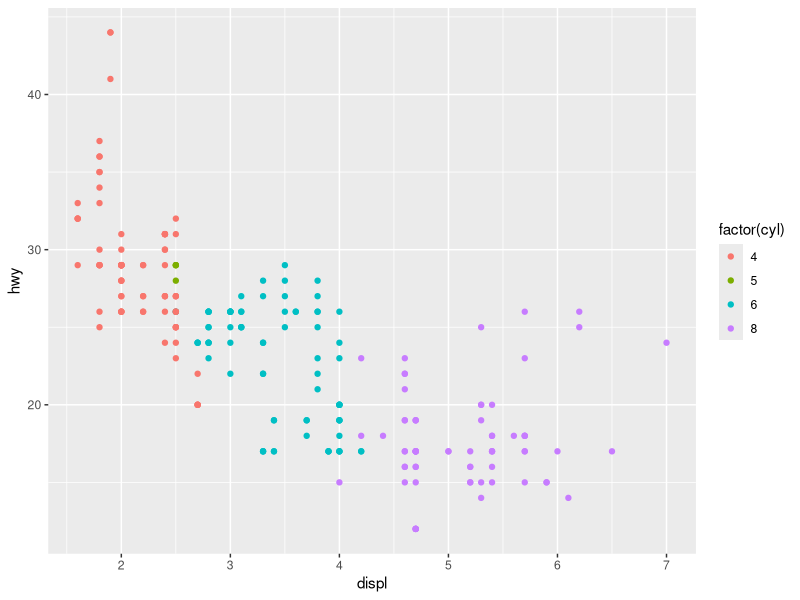
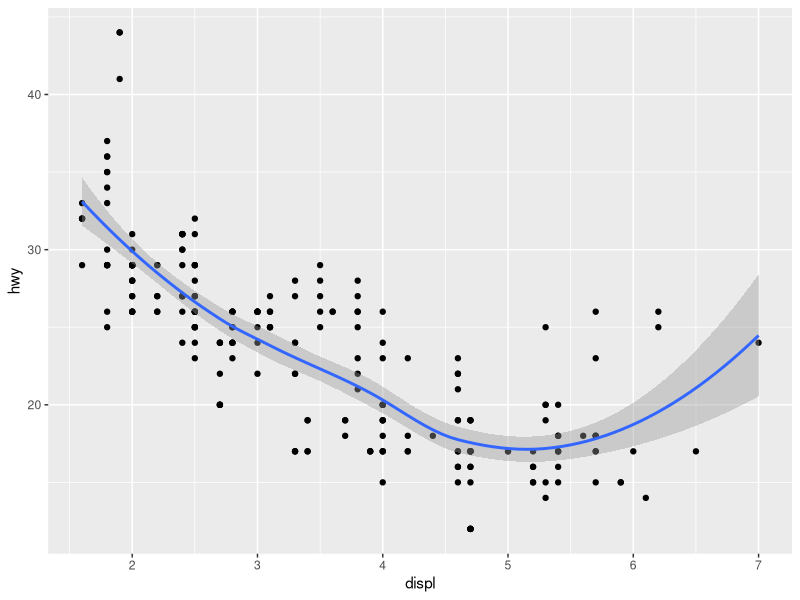
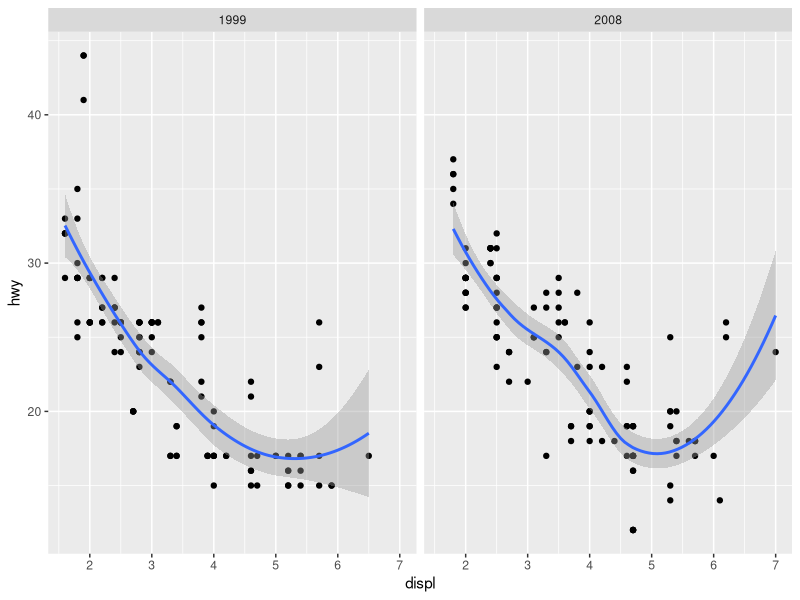

Write the R code that produced these figures, in order.
# ggplot2 - Chapter 3

library("ggplot2")
head(mpg)

qplot(displ, hwy, data=mpg, color=factor(cyl))
qplot(displ, hwy, data=mpg) + geom_smooth()
qplot(displ, hwy, data=mpg, facets=.~year) + geom_smooth()

